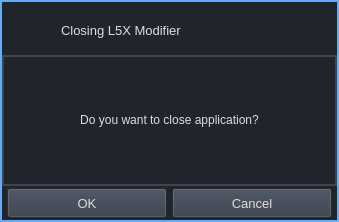
<?xml version="1.0" encoding="UTF-8"?>
<ui version="4.0">
 <class>MyDialog</class>
 <widget class="QDialog" name="MyDialog">
  <property name="geometry">
   <rect>
    <x>0</x>
    <y>0</y>
    <width>355</width>
    <height>225</height>
   </rect>
  </property>
  <property name="sizePolicy">
   <sizepolicy hsizetype="Fixed" vsizetype="Fixed">
    <horstretch>0</horstretch>
    <verstretch>0</verstretch>
   </sizepolicy>
  </property>
  <property name="font">
   <font>
    <pointsize>10</pointsize>
    <italic>false</italic>
    <bold>false</bold>
   </font>
  </property>
  <property name="windowTitle">
   <string>MyDialog</string>
  </property>
  <property name="styleSheet">
   <string notr="true">/* /////////////////////////////////////////////////////////////////////////////////////////////////

SET APP STYLESHEET - FULL STYLES HERE
DARK THEME - DRACULA COLOR BASED

///////////////////////////////////////////////////////////////////////////////////////////////// */

QWidget{
	color: rgb(221, 221, 221);
	font: 10pt &quot;Segoe UI&quot;;
}



/* /////////////////////////////////////////////////////////////////////////////////////////////////
Content App */

#topLogo {
	background-color: rgb(33, 37, 43);
	background-image: url(:/ico/ico/Au_48.png);
	background-position: centered;
	background-repeat: no-repeat;
}

#header {
	background-color: rgb(33, 37, 43);
}

#MyDialog {
	background-color: rgba(85,170,255,200);
	border: none;
}

/* Top Button */
#header .QPushButton { background-color: rgba(255, 255, 255, 0); border: none;  border-radius: 5px; }
#header .QPushButton:hover { background-color: rgb(44, 49, 57); border-style: solid; border-radius: 4px; }
#header .QPushButton:pressed { background-color: rgb(23, 26, 30); border-style: solid; border-radius: 4px; }


#label {
	background-color: rgb(33, 37, 43);
	border: 2px solid rgb(61, 70, 86);
}

#buttonLayout{
	background-color: rgb(33, 37, 43);
}

QToolTip {
	color: #ffffff;
	background-color: rgba(33, 37, 43, 180);
	border: 1px solid rgb(44, 49, 58);
	background-image: none;
	background-position: left center;
    background-repeat: no-repeat;
	border: none;
	border-left: 2px solid rgb(255, 121, 198);
	text-align: left;
	padding-left: 8px;
	margin: 0px;
}

/* /////////////////////////////////////////////////////////////////////////////////////////////////
QTableWidget */
QTableWidget {	
	background-color: transparent;
	padding: 10px;
	border-radius: 5px;
	gridline-color: rgb(44, 49, 58);
	border-bottom: 1px solid rgb(44, 49, 60);
}
QTableWidget::item{
	border-color: rgb(44, 49, 60);
	padding-left: 5px;
	padding-right: 5px;
	gridline-color: rgb(44, 49, 60);
}
QTableWidget::item:selected{
	background-color: rgb(189, 147, 249);
}
QHeaderView::section{
	background-color: rgb(33, 37, 43);
	max-width: 30px;
	border: 1px solid rgb(44, 49, 58);
	border-style: none;
    border-bottom: 1px solid rgb(44, 49, 60);
    border-right: 1px solid rgb(44, 49, 60);
}
QTableWidget::horizontalHeader {	
	background-color: rgb(33, 37, 43);
}
QHeaderView::section:horizontal
{
    border: 1px solid rgb(33, 37, 43);
	background-color: rgb(33, 37, 43);
	padding: 3px;
	border-top-left-radius: 7px;
    border-top-right-radius: 7px;
}
QHeaderView::section:vertical
{
    border: 1px solid rgb(44, 49, 60);
}

/* /////////////////////////////////////////////////////////////////////////////////////////////////
LineEdit */
QLineEdit {
	background-color: rgb(33, 37, 43);
	border-radius: 5px;
	border: 2px solid rgb(33, 37, 43);
	padding-left: 10px;
	selection-color: rgb(255, 255, 255);
	selection-background-color: rgb(255, 121, 198);
}
QLineEdit:hover {
	border: 2px solid rgb(64, 71, 88);
}
QLineEdit:focus {
	border: 2px solid rgb(91, 101, 124);
}

/* /////////////////////////////////////////////////////////////////////////////////////////////////
PlainTextEdit */
QPlainTextEdit {
	background-color: rgb(27, 29, 35);
	border-radius: 5px;
	padding: 10px;
	selection-color: rgb(255, 255, 255);
	selection-background-color: rgb(255, 121, 198);
}
QPlainTextEdit  QScrollBar:vertical {
    width: 8px;
 }
QPlainTextEdit  QScrollBar:horizontal {
    height: 8px;
 }
QPlainTextEdit:hover {
	border: 2px solid rgb(64, 71, 88);
}
QPlainTextEdit:focus {
	border: 2px solid rgb(91, 101, 124);
}

/* /////////////////////////////////////////////////////////////////////////////////////////////////
ScrollBars */
QScrollBar:horizontal {
    border: none;
    background: rgb(52, 59, 72);
    height: 8px;
    margin: 0px 21px 0 21px;
	border-radius: 0px;
}
QScrollBar::handle:horizontal {
    background: rgb(189, 147, 249);
    min-width: 25px;
	border-radius: 4px
}
QScrollBar::add-line:horizontal {
    border: none;
    background: rgb(55, 63, 77);
    width: 20px;
	border-top-right-radius: 4px;
    border-bottom-right-radius: 4px;
    subcontrol-position: right;
    subcontrol-origin: margin;
}
QScrollBar::sub-line:horizontal {
    border: none;
    background: rgb(55, 63, 77);
    width: 20px;
	border-top-left-radius: 4px;
    border-bottom-left-radius: 4px;
    subcontrol-position: left;
    subcontrol-origin: margin;
}
QScrollBar::up-arrow:horizontal, QScrollBar::down-arrow:horizontal
{
     background: none;
}
QScrollBar::add-page:horizontal, QScrollBar::sub-page:horizontal
{
     background: none;
}
 QScrollBar:vertical {
	border: none;
    background: rgb(52, 59, 72);
    width: 8px;
    margin: 21px 0 21px 0;
	border-radius: 0px;
 }
 QScrollBar::handle:vertical {	
	background: rgb(189, 147, 249);
    min-height: 25px;
	border-radius: 4px
 }
 QScrollBar::add-line:vertical {
     border: none;
    background: rgb(55, 63, 77);
     height: 20px;
	border-bottom-left-radius: 4px;
    border-bottom-right-radius: 4px;
     subcontrol-position: bottom;
     subcontrol-origin: margin;
 }
 QScrollBar::sub-line:vertical {
	border: none;
    background: rgb(55, 63, 77);
     height: 20px;
	border-top-left-radius: 4px;
    border-top-right-radius: 4px;
     subcontrol-position: top;
     subcontrol-origin: margin;
 }
 QScrollBar::up-arrow:vertical, QScrollBar::down-arrow:vertical {
     background: none;
 }

 QScrollBar::add-page:vertical, QScrollBar::sub-page:vertical {
     background: none;
 }

/* /////////////////////////////////////////////////////////////////////////////////////////////////
CheckBox */
QCheckBox::indicator {
    border: 3px solid rgb(52, 59, 72);
	width: 15px;
	height: 15px;
	border-radius: 10px;
    background: rgb(44, 49, 60);
}
QCheckBox::indicator:hover {
    border: 3px solid rgb(58, 66, 81);
}
QCheckBox::indicator:checked {
    background: 3px solid rgb(52, 59, 72);
	border: 3px solid rgb(52, 59, 72);	
	background-image: url(:/icons/images/icons/cil-check-alt.png);
}

/* /////////////////////////////////////////////////////////////////////////////////////////////////
RadioButton */
QRadioButton::indicator {
    border: 3px solid rgb(52, 59, 72);
	width: 15px;
	height: 15px;
	border-radius: 10px;
    background: rgb(44, 49, 60);
}
QRadioButton::indicator:hover {
    border: 3px solid rgb(58, 66, 81);
}
QRadioButton::indicator:checked {
    background: 3px solid rgb(94, 106, 130);
	border: 3px solid rgb(52, 59, 72);	
}

/* /////////////////////////////////////////////////////////////////////////////////////////////////
ComboBox */
QComboBox{
	background-color: rgb(27, 29, 35);
	border-radius: 5px;
	border: 2px solid rgb(33, 37, 43);
	padding: 5px;
	padding-left: 10px;
}
QComboBox:hover{
	border: 2px solid rgb(64, 71, 88);
}
QComboBox::drop-down {
	subcontrol-origin: padding;
	subcontrol-position: top right;
	width: 25px; 
	border-left-width: 3px;
	border-left-color: rgba(39, 44, 54, 150);
	border-left-style: solid;
	border-top-right-radius: 3px;
	border-bottom-right-radius: 3px;	
	background-image: url(:/icons/images/icons/cil-arrow-bottom.png);
	background-position: center;
	background-repeat: no-reperat;
 }
QComboBox QAbstractItemView {
	color: rgb(255, 121, 198);	
	background-color: rgb(33, 37, 43);
	padding: 10px;
	selection-background-color: rgb(39, 44, 54);
}

/* /////////////////////////////////////////////////////////////////////////////////////////////////
Sliders */
QSlider::groove:horizontal {
    border-radius: 5px;
    height: 10px;
	margin: 0px;
	background-color: rgb(52, 59, 72);
}
QSlider::groove:horizontal:hover {
	background-color: rgb(55, 62, 76);
}
QSlider::handle:horizontal {
    background-color: rgb(189, 147, 249);
    border: none;
    height: 10px;
    width: 10px;
    margin: 0px;
	border-radius: 5px;
}
QSlider::handle:horizontal:hover {
    background-color: rgb(195, 155, 255);
}
QSlider::handle:horizontal:pressed {
    background-color: rgb(255, 121, 198);
}

QSlider::groove:vertical {
    border-radius: 5px;
    width: 10px;
    margin: 0px;
	background-color: rgb(52, 59, 72);
}
QSlider::groove:vertical:hover {
	background-color: rgb(55, 62, 76);
}
QSlider::handle:vertical {
    background-color: rgb(189, 147, 249);
	border: none;
    height: 10px;
    width: 10px;
    margin: 0px;
	border-radius: 5px;
}
QSlider::handle:vertical:hover {
    background-color: rgb(195, 155, 255);
}
QSlider::handle:vertical:pressed {
    background-color: rgb(255, 121, 198);
}

/* /////////////////////////////////////////////////////////////////////////////////////////////////
CommandLinkButton */
QCommandLinkButton {	
	color: rgb(255, 121, 198);
	border-radius: 5px;
	padding: 5px;
	color: rgb(255, 170, 255);
}
QCommandLinkButton:hover {	
	color: rgb(255, 170, 255);
	background-color: rgb(44, 49, 60);
}
QCommandLinkButton:pressed {	
	color: rgb(189, 147, 249);
	background-color: rgb(52, 58, 71);
}

/* /////////////////////////////////////////////////////////////////////////////////////////////////
Button */
#pagesContainer QPushButton {
	border: 2px solid rgb(52, 59, 72);
	border-radius: 5px;	
	background-color: rgb(52, 59, 72);
}
#pagesContainer QPushButton:hover {
	background-color: rgb(57, 65, 80);
	border: 2px solid rgb(61, 70, 86);
}
#pagesContainer QPushButton:pressed {	
	background-color: rgb(35, 40, 49);
	border: 2px solid rgb(43, 50, 61);
}

</string>
  </property>
  <property name="sizeGripEnabled">
   <bool>false</bool>
  </property>
  <property name="modal">
   <bool>true</bool>
  </property>
  <layout class="QVBoxLayout" name="verticalLayout" stretch="0,1,0">
   <property name="spacing">
    <number>0</number>
   </property>
   <property name="sizeConstraint">
    <enum>QLayout::SetFixedSize</enum>
   </property>
   <property name="leftMargin">
    <number>2</number>
   </property>
   <property name="topMargin">
    <number>2</number>
   </property>
   <property name="rightMargin">
    <number>2</number>
   </property>
   <property name="bottomMargin">
    <number>2</number>
   </property>
   <item>
    <widget class="QFrame" name="header">
     <property name="sizePolicy">
      <sizepolicy hsizetype="Preferred" vsizetype="Minimum">
       <horstretch>0</horstretch>
       <verstretch>0</verstretch>
      </sizepolicy>
     </property>
     <layout class="QHBoxLayout" name="Header">
      <property name="spacing">
       <number>6</number>
      </property>
      <property name="leftMargin">
       <number>5</number>
      </property>
      <property name="topMargin">
       <number>5</number>
      </property>
      <property name="rightMargin">
       <number>5</number>
      </property>
      <property name="bottomMargin">
       <number>0</number>
      </property>
      <item>
       <widget class="QFrame" name="topLogo">
        <property name="sizePolicy">
         <sizepolicy hsizetype="Fixed" vsizetype="Fixed">
          <horstretch>0</horstretch>
          <verstretch>0</verstretch>
         </sizepolicy>
        </property>
        <property name="minimumSize">
         <size>
          <width>48</width>
          <height>48</height>
         </size>
        </property>
        <property name="maximumSize">
         <size>
          <width>48</width>
          <height>48</height>
         </size>
        </property>
        <property name="frameShape">
         <enum>QFrame::NoFrame</enum>
        </property>
        <property name="frameShadow">
         <enum>QFrame::Raised</enum>
        </property>
       </widget>
      </item>
      <item>
       <widget class="QLabel" name="title">
        <property name="sizePolicy">
         <sizepolicy hsizetype="MinimumExpanding" vsizetype="Minimum">
          <horstretch>0</horstretch>
          <verstretch>0</verstretch>
         </sizepolicy>
        </property>
        <property name="maximumSize">
         <size>
          <width>16777215</width>
          <height>45</height>
         </size>
        </property>
        <property name="font">
         <font>
          <pointsize>10</pointsize>
          <italic>false</italic>
          <bold>false</bold>
         </font>
        </property>
        <property name="text">
         <string>Closing L5X Modifier</string>
        </property>
        <property name="alignment">
         <set>Qt::AlignLeading|Qt::AlignLeft|Qt::AlignVCenter</set>
        </property>
       </widget>
      </item>
      <item>
       <widget class="QPushButton" name="closeAppBtn">
        <property name="minimumSize">
         <size>
          <width>28</width>
          <height>28</height>
         </size>
        </property>
        <property name="maximumSize">
         <size>
          <width>28</width>
          <height>28</height>
         </size>
        </property>
        <property name="cursor">
         <cursorShape>PointingHandCursor</cursorShape>
        </property>
        <property name="toolTip">
         <string>Close</string>
        </property>
        <property name="text">
         <string/>
        </property>
        <property name="icon">
         <iconset resource="resources.qrc">
          <normaloff>:/icons/images/icons/icon_close.png</normaloff>:/icons/images/icons/icon_close.png</iconset>
        </property>
        <property name="iconSize">
         <size>
          <width>20</width>
          <height>20</height>
         </size>
        </property>
       </widget>
      </item>
     </layout>
    </widget>
   </item>
   <item>
    <widget class="QFrame" name="messageLayout">
     <layout class="QHBoxLayout" name="messageLayout_2">
      <property name="spacing">
       <number>0</number>
      </property>
      <property name="leftMargin">
       <number>0</number>
      </property>
      <property name="topMargin">
       <number>0</number>
      </property>
      <property name="rightMargin">
       <number>0</number>
      </property>
      <property name="bottomMargin">
       <number>0</number>
      </property>
      <item>
       <widget class="QLabel" name="label">
        <property name="sizePolicy">
         <sizepolicy hsizetype="MinimumExpanding" vsizetype="MinimumExpanding">
          <horstretch>0</horstretch>
          <verstretch>0</verstretch>
         </sizepolicy>
        </property>
        <property name="minimumSize">
         <size>
          <width>335</width>
          <height>131</height>
         </size>
        </property>
        <property name="text">
         <string>&lt;html&gt;&lt;head/&gt;&lt;body&gt;&lt;p&gt;Do you want to close application?&lt;/p&gt;&lt;/body&gt;&lt;/html&gt;</string>
        </property>
        <property name="alignment">
         <set>Qt::AlignCenter</set>
        </property>
        <property name="wordWrap">
         <bool>true</bool>
        </property>
       </widget>
      </item>
     </layout>
    </widget>
   </item>
   <item>
    <widget class="QFrame" name="buttonLayout">
     <layout class="QHBoxLayout" name="buttonLayout_2">
      <property name="spacing">
       <number>5</number>
      </property>
      <property name="leftMargin">
       <number>5</number>
      </property>
      <property name="topMargin">
       <number>2</number>
      </property>
      <property name="rightMargin">
       <number>5</number>
      </property>
      <property name="bottomMargin">
       <number>2</number>
      </property>
      <item>
       <widget class="QPushButton" name="OK_PB">
        <property name="minimumSize">
         <size>
          <width>75</width>
          <height>30</height>
         </size>
        </property>
        <property name="font">
         <font>
          <pointsize>10</pointsize>
          <italic>false</italic>
          <bold>false</bold>
         </font>
        </property>
        <property name="cursor">
         <cursorShape>PointingHandCursor</cursorShape>
        </property>
        <property name="styleSheet">
         <string notr="true">background-color: rgb(52, 59, 72);</string>
        </property>
        <property name="text">
         <string>OK</string>
        </property>
       </widget>
      </item>
      <item>
       <widget class="QPushButton" name="Cancel_PB">
        <property name="minimumSize">
         <size>
          <width>75</width>
          <height>30</height>
         </size>
        </property>
        <property name="font">
         <font>
          <pointsize>10</pointsize>
          <italic>false</italic>
          <bold>false</bold>
         </font>
        </property>
        <property name="cursor">
         <cursorShape>PointingHandCursor</cursorShape>
        </property>
        <property name="styleSheet">
         <string notr="true">background-color: rgb(52, 59, 72);</string>
        </property>
        <property name="text">
         <string>Cancel</string>
        </property>
       </widget>
      </item>
     </layout>
    </widget>
   </item>
  </layout>
 </widget>
 <resources>
  <include location="resources.qrc"/>
 </resources>
 <connections/>
</ui>
